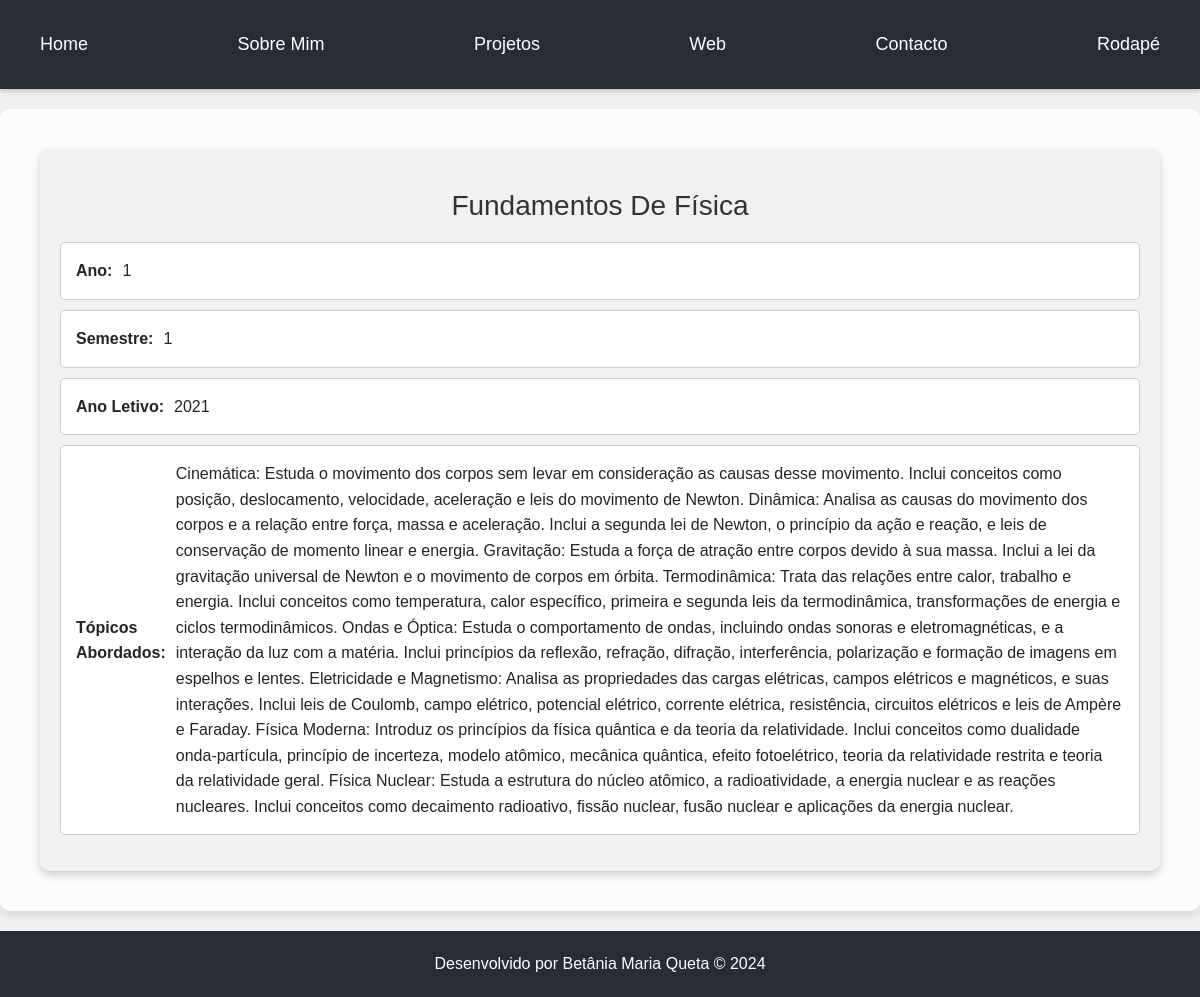
Screenshot of /cadeira_detalhes/5/ with the database file from the repository.
### portfolio/models.py (models this page shows)
class Cadeira(models.Model):
    nome = models.CharField(max_length=100)
    ano = models.IntegerField()
    semestre = models.IntegerField()
    ects = models.IntegerField()
    ano_letivo_frequentado = models.IntegerField()
    topicos_abordados = models.TextField()
    imagem = models.ImageField(upload_to='images/', default='images/default.jpg')

### portfolio/views.py (the view)
# urls.py: path('cadeira_detalhes/<int:cadeira_id>/', views.cadeira_detalhes, name='cadeira_detalhes'),
def cadeira_detalhes(request, cadeira_id):
    cadeira = get_object_or_404(Cadeira, pk=cadeira_id)
    return render(request, 'portfolio/detalhes_cadeira.html', {'cadeira': cadeira})

### portfolio/templates/portfolio/detalhes_cadeira.html (shortened to what this page needs)
{% extends 'portfolio/layout.html' %}
{% load static %}
{% block main %}
    <section class="cadeira-detalhes">
        <h2 class="cadeira-nome">{{ cadeira.nome }}</h2>
        <ul class="cadeira-info">
            <li class="cadeira-info-item"><strong>Ano:</strong> {{ cadeira.ano }}</li>
            <li class="cadeira-info-item"><strong>Semestre:</strong> {{ cadeira.semestre }}</li>
            <li class="cadeira-info-item"><strong>Ano Letivo:</strong> {{ cadeira.ano_letivo_frequentado }}</li>
            <li class="cadeira-info-item"><strong>Tópicos Abordados:</strong> {{ cadeira.topicos_abordados }}</li>
        </ul>
    </section>
{% endblock %}

### portfolio/static/portfolio/css/style.css (style rules this page uses)
* { box-sizing: border-box; margin: 0; padding: 0; }
body { font-family: 'Montserrat', sans-serif; font-size: 16px; line-height: 1.6; background-color: #f0f0f0; transition: background-color 0.3s ease, color 0.3s ease; }
h1, h2, h3, p { margin: 20px 0; padding: 0; }

### portfolio/templates/portfolio/detalhes_cadeira.html (style rules this page uses)
.cadeira-detalhes { background-color: #f1f1f1; padding: 20px; border-radius: 10px; box-shadow: 0 4px 8px rgba(0, 0, 0, 0.2); margin: 20px; }
.cadeira-nome { font-size: 28px; color: #333; margin-bottom: 20px; text-align: center; }
.cadeira-info { list-style: none; padding: 0; }
.cadeira-info-item { padding: 15px; border: 1px solid #ccc; background-color: #fff; margin-bottom: 10px; display: flex; align-items: center; border-radius: 5px; }
.cadeira-info-item strong { margin-right: 10px; }

### rows the page displays
Cadeira: nome "Fundamentos De Física", ano "1", semestre "1", ano_letivo_frequentado "2021", topicos_abordados "Cinemática: Estuda o movimento dos corpos sem levar em consideração as causas desse movimento. Inclui conceitos como posição, deslocamento, velocidade, aceleração e leis do movimento de Newton. Dinâmica: Analisa as causas do movimento dos corpos e a relação entre força, massa e aceleração. Inclui a segunda lei de Newton, o princípio da ação e reação, e leis de conservação de momento linear e energia. Gravitação: Estuda a força de atração entre corpos devido à sua massa. Inclui a lei da gravitação universal de Newton e o movimento de corpos em órbita. Termodinâmica: Trata das relações entre calor, trabalho e energia. Inclui conceitos como temperatura, calor específico, primeira e segunda…"
